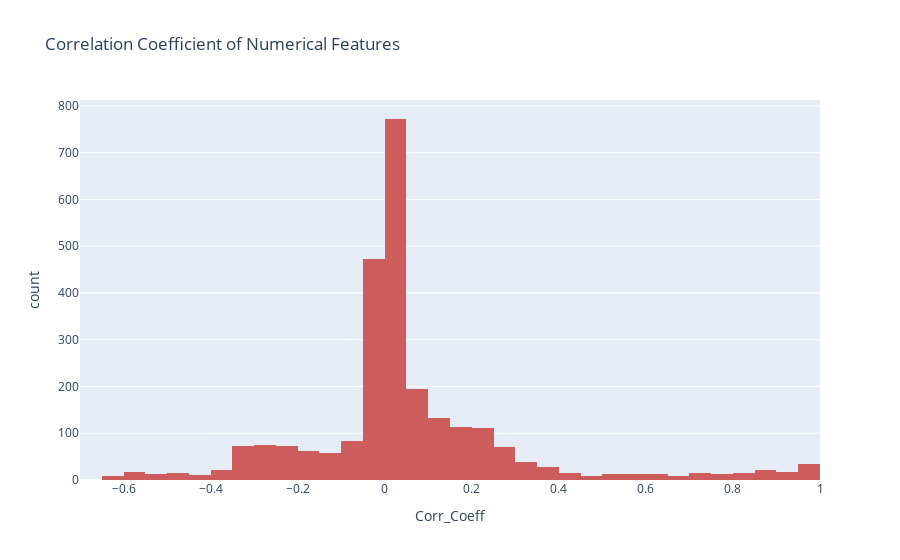

The notebook cell this image was saved under:
### Code cell
num_bins=math.floor(len(df_corr_coeff)**(1/2))
fig=px.histogram(df_corr_coeff,x='Corr_Coeff',nbins=num_bins,color_discrete_sequence=['indianred'],
                title='Correlation Coefficient of Numerical Features')
fig.show()

### Figure 1 — Plotly figure (JSON) as saved in the notebook; plotly's stock layout.template omitted (floating-point values rounded to 4 significant figures; data arrays with more than 128 entries replaced by an {"elided": "..."} marker saying what was removed)
{"data": [{"alignmentgroup": "True", "bingroup": "x", "hovertemplate": "Corr_Coeff=%{x}<br>count=%{y}<extra></extra>", "legendgroup": "", "marker": {"color": "indianred", "pattern": {"shape": ""}}, "name": "", "nbinsx": 51, "offsetgroup": "", "orientation": "v", "showlegend": false, "type": "histogram", "x": {"elided": "2628 float values"}, "xaxis": "x", "yaxis": "y"}], "layout": {"barmode": "relative", "legend": {"tracegroupgap": 0}, "title": {"text": "Correlation Coefficient of Numerical Features"}, "xaxis": {"anchor": "y", "domain": [0, 1], "title": {"text": "Corr_Coeff"}}, "yaxis": {"anchor": "x", "domain": [0, 1], "title": {"text": "count"}}}}
